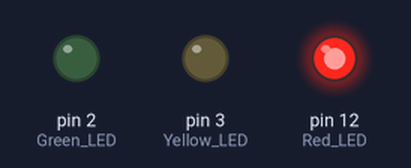
Recording of a sketch running on a simulated Arduino Uno, built with avr-gcc and run on an emulated ATmega328P. Parts: output pins drawn as LEDs (lit = HIGH).

Above: at 4.5 s.
At 10.0 s:
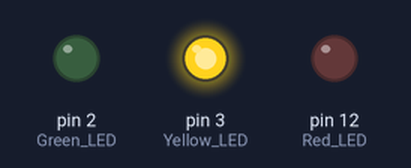
At 15.5 s:
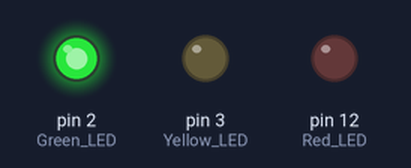
Timing chart, 0 to 26.0 s (numbered marks = the images above):
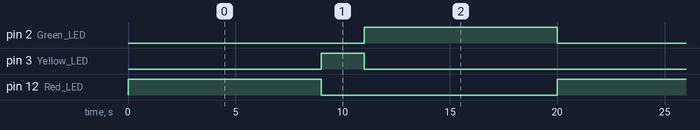

The sketch:

Traffic_Lights.ino
```cpp
void setup() {
  // initialize digital pin LED_BUILTIN as an output.
  pinMode(12, OUTPUT);  //Red LED
  pinMode(3, OUTPUT);  //Yellow LED
  pinMode(2, OUTPUT);   //Green LED
}

// the loop function runs over and over again forever
void loop() {
  digitalWrite(12, HIGH);   // turn the LED on (HIGH is the voltage level)
  delay(9000);
  digitalWrite(12, LOW);    // turn the LED off by making the voltage LOW

  digitalWrite(3, HIGH);   // turn the LED on (HIGH is the voltage level)
  delay(2000);                       // wait for a second
  digitalWrite(3, LOW);    // turn the LED off by making the voltage LOW

  digitalWrite(2, HIGH);   // turn the LED on (HIGH is the voltage level)
  delay(9000);                       // wait for a second
  digitalWrite(2, LOW);    // turn the LED off by making the voltage LOW

}
```

Measured:
- by itself, pin 2 (Green_LED), pin 12 (Red_LED): alternates HIGH for 9.0 s and LOW for 11.0 s
- by itself, pin 3 (Yellow_LED): alternates HIGH for 2.0 s and LOW for 18.0 s
- by itself, everything shown: repeats every 20.0 s, in 4 steps
